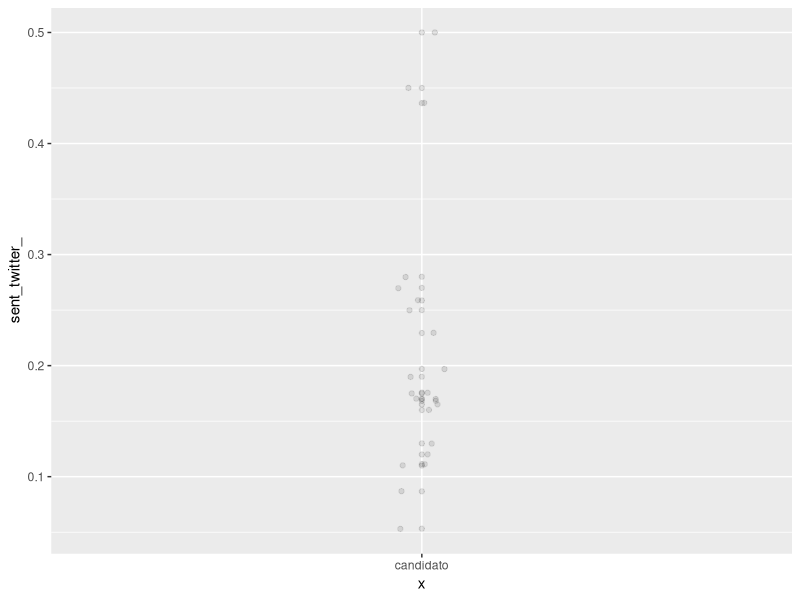
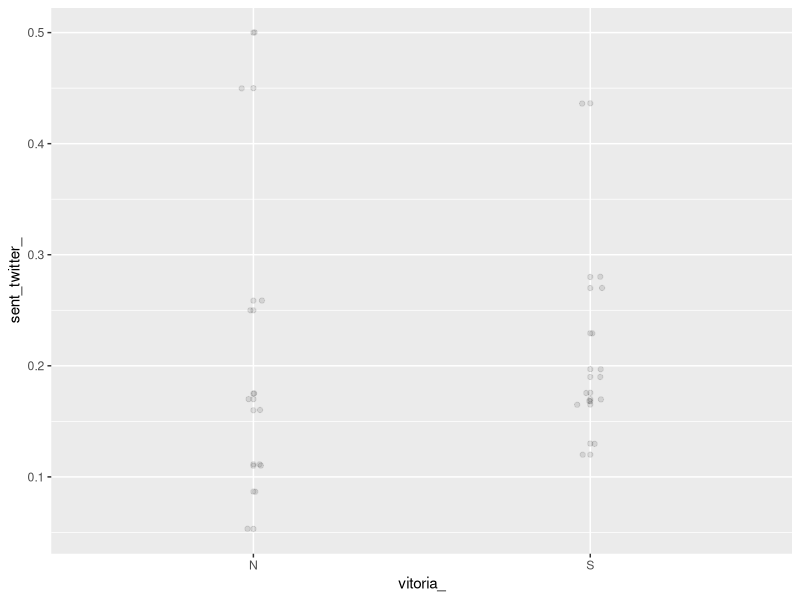
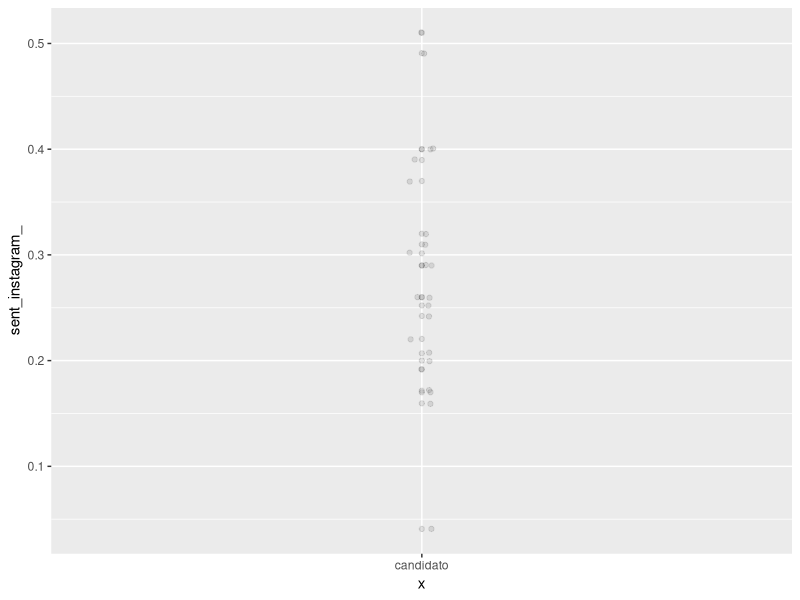
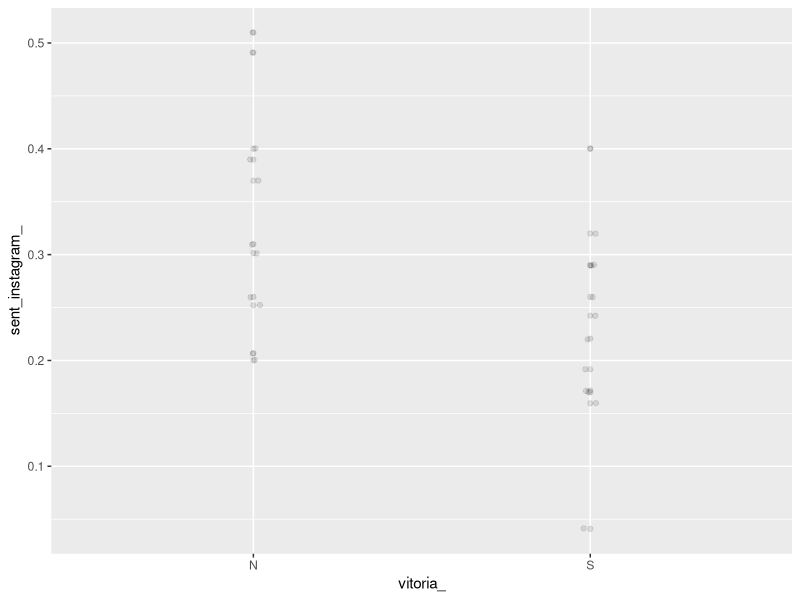
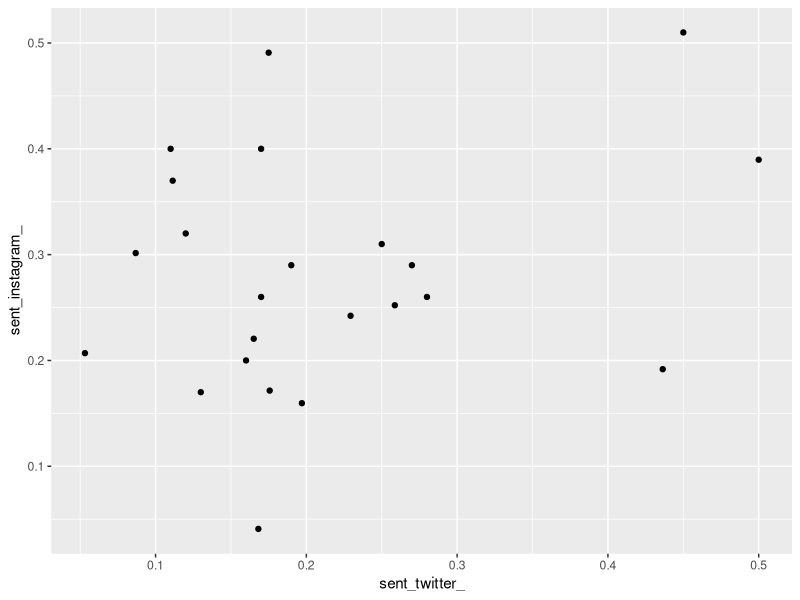
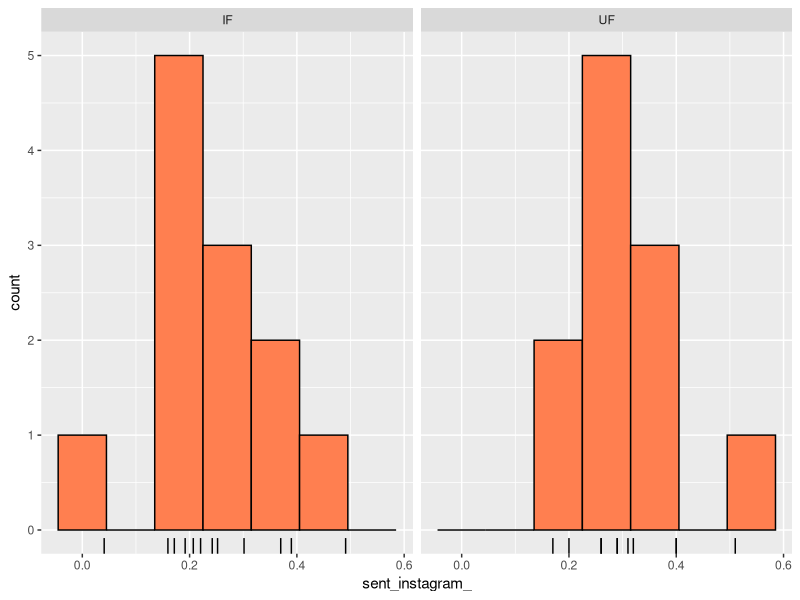
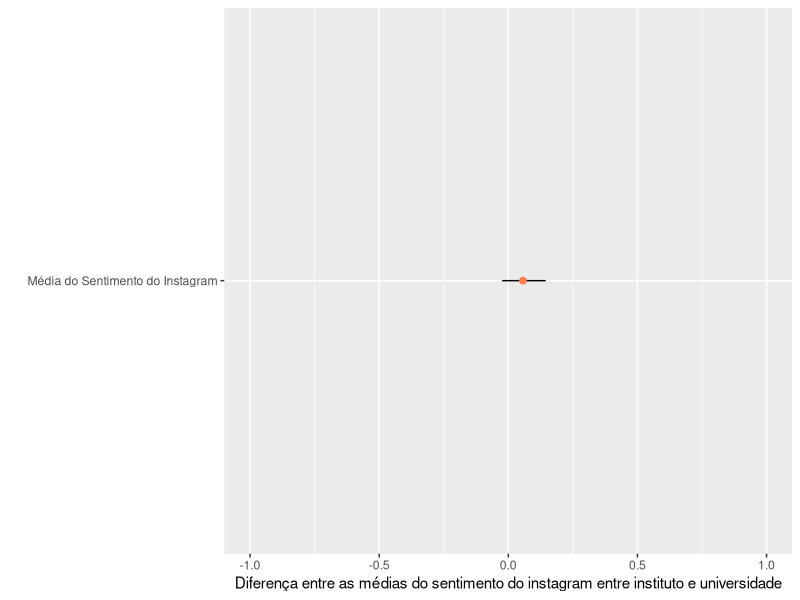

The R source for these figures, in order:
## ---- chunk 1
library(tidyverse)
library(here)
library(tidyr)
library(broom)
library(boot)
## ---- chunk 2
dados = read_csv2(here("data/sentimento31.csv"),
  col_types = cols(
  id = col_double(),
  regiao = col_character(),
  estado = col_character(),
  sigla = col_character(),
  vitoria_ = col_character(),
  usa_twitter_ = col_character(),
  sent_twitter_ = col_double(),
  usa_instagram_ = col_character(),
  sent_instagram_ = col_double(),
  anos_ = col_number(),
  foi_diretor_ = col_character(),
  foi_coordenador_ = col_character(),
  foi_fg_ = col_character(),
  publicacoes_twitter_ = col_double(),
  seguidores_twitter_ = col_double(),
  seguindo_twitter_ = col_double(),
  publicacoes_instagram_ = col_double(),
  seguidores_instagram_ = col_double(),
  seguindo_instagram_ = col_double()
))


dados = dados %>% 
  mutate(vitoria = (vitoria_ == "S") * 1)

glimpse(dados)

## ---- chunk 3
dados = dados %>% 
  filter(!(usa_twitter_ == "N" & usa_instagram_ == "N")) %>% 
  filter(!sent_twitter_ == 0) %>% 
  filter(!sent_instagram_ == 0)
  
glimpse(dados)
## ---- chunk 4
dados %>% 
  count(usa_twitter_ == "S") 
## ---- chunk 5
dados %>% 
  count(usa_instagram_ == "S") 
## ---- chunk 6
dados %>% ggplot(mapping = aes(y=sent_twitter_, x="candidato")) +
  geom_point(alpha = 0.1) +
  geom_jitter(alpha = 0.1, width = .04)
## ---- chunk 7
dados %>% ggplot(mapping = aes(y=sent_twitter_, x=vitoria_)) +
  geom_point(alpha=.1) +
  geom_jitter(alpha = 0.1, width = .04)
## ---- chunk 8
dados %>% ggplot(mapping = aes(y=sent_instagram_, x="candidato")) +
  geom_point(alpha = 0.1) +
  geom_jitter(alpha = 0.1, width = .02)
## ---- chunk 9
dados %>% ggplot(mapping = aes(y=sent_instagram_, x=vitoria_)) +
  geom_point(alpha=.1) +
  geom_jitter(alpha = 0.1, width = .02)
## ---- chunk 10
dados %>% ggplot(mapping = aes(x= sent_twitter_, y = sent_instagram_)) +
  geom_point()
## ---- chunk 11
cor(x= dados$sent_twitter_, y=dados$sent_instagram_)
## ---- chunk 12
cor(x= dados$vitoria, y=dados$sent_twitter_)
## ---- chunk 13
cor(x= dados$vitoria, y=dados$sent_instagram_)
## ---- chunk 14
dados %>%  ggplot(aes(x = sent_instagram_)) +
  facet_wrap(~sigla) + 
  geom_histogram(binwidth = .09, fill = "coral", color="black") +
  geom_rug()
## ---- chunk 15
logit <- glm(vitoria ~ sent_twitter_, data = dados)
summary(logit)
## ---- chunk 16
logit <- glm(vitoria ~ sent_instagram_, data = dados)
summary(logit)
## ---- chunk 17
dados_uf = dados %>%
  filter(sigla=="UF")

logit <- glm(vitoria ~ sent_twitter_, data = dados_uf)
summary(logit)
## ---- chunk 18
dados_uf = dados %>%
  filter(sigla=="UF")

logit <- glm(vitoria ~ sent_twitter_, data = dados_uf)
summary(logit)
## ---- chunk 19
dados_if = dados %>%
  filter(sigla=="IF")

logit <- glm(vitoria ~ sent_instagram_, data = dados_if)
summary(logit)
## ---- chunk 20
dados %>% 
  select(sigla, sent_instagram_) %>% 
  group_by(sigla) %>% 
  summarise(media = mean(sent_instagram_), .groups = "drop") 
## ---- chunk 21
theta <- function(d, i) {
    agrupado = d %>% 
        slice(i) %>% 
        group_by(sigla) %>% 
        summarise(media = mean(sent_instagram_), .groups = "drop")
    uf = agrupado %>% filter(sigla == "UF") %>% pull(media)
    ifs = agrupado %>% filter(sigla == "IF") %>% pull(media)
    uf - ifs
}

booted <- boot(data = dados, 
               statistic = theta, 
               R = 2000)

ci = tidy(booted, 
          conf.level = .95,
          conf.method = "bca",
          conf.int = TRUE)

glimpse(ci)
## ---- chunk 22
ci %>% 
  ggplot(aes(
            ymin = conf.low,
            y = statistic,
            ymax = conf.high,
            x = "Média do Sentimento do Instagram"
        )) +
        geom_linerange() +
        geom_point(color = "coral", size = 2) +
        scale_y_continuous(limits = c(-1, 1)) +
        labs(x = "", y = "Diferença entre as médias do sentimento do instagram entre instituto e universidade") +
        coord_flip()
